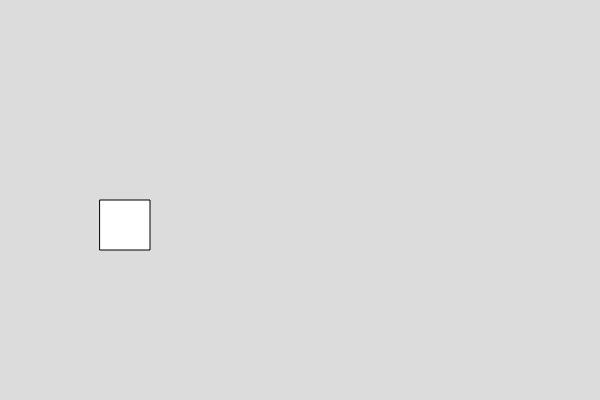
Frame 1 (no input)
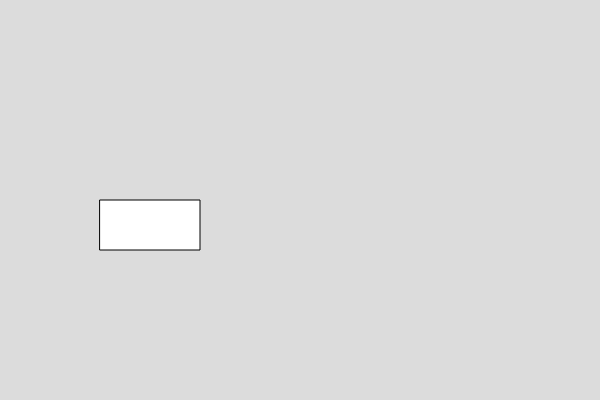
Frame 60 (no input)
Frame 120 (the mouse pressed at the canvas centre since frame 60): identical to frame 60, image omitted

The p5.js sketch that drew these frames (run headless with seeded random() and noise() and a simulated clock; from frame 60 on, the mouse is pressed at the canvas centre):

// p5.js sketch
// ── sketch.js

var box1;

function setup() {
  createCanvas(600, 400);
  box1=new Box()

}

function draw() {
  background(220);
  box1.show()
  box1.set_width(100)
}


// ── box.js
class Box
  {
    constructor()
    {
      this.x =100;
      this.y = 200
      this.w = 50;
      this.h = 50;
      this.wid=0
    }
    
    show()
    {
      rect(this.x,this.y,this.w,this.h)
    }
    
    //write function to set the width of the box
    set_width(wid) {
      this.w=wid

    }
  }

  
